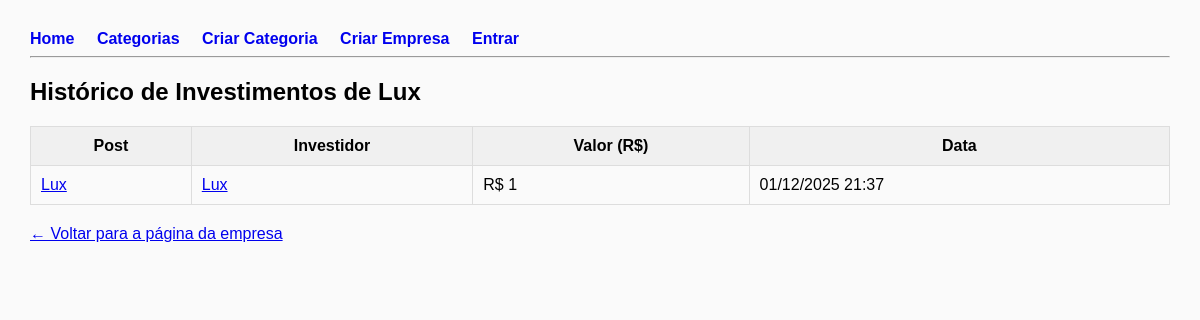
The app's page /company/1/history, older data.
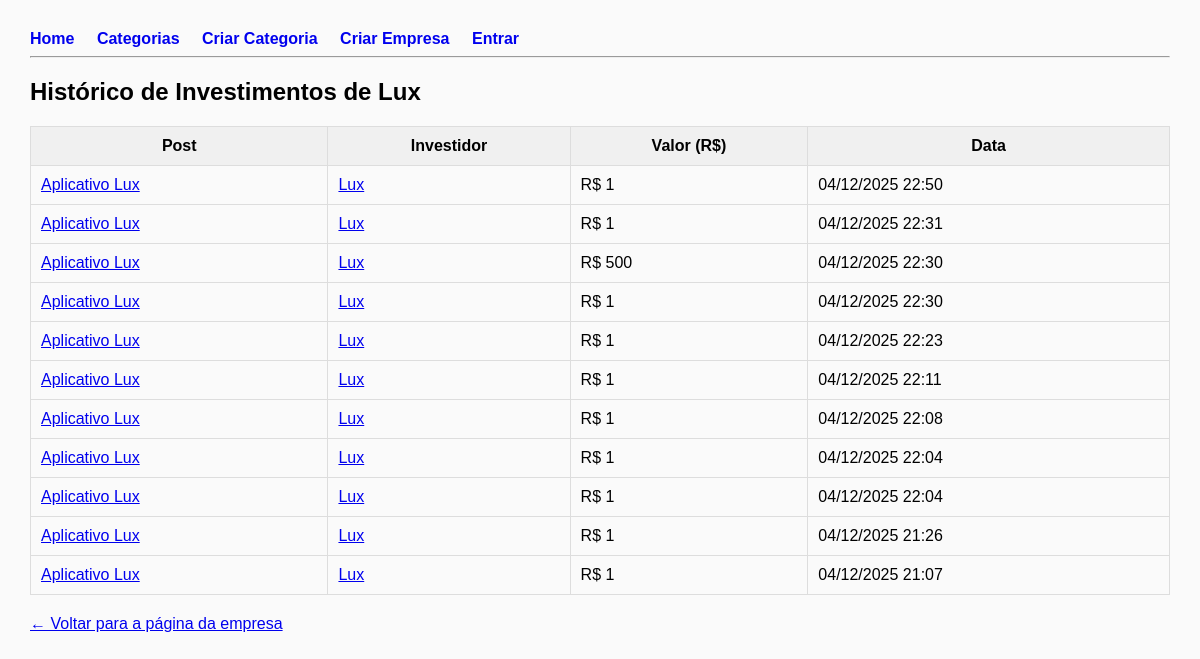
The same page, newer data.
### app.py (models this page shows)
class Company(db.Model):
    id = db.Column(db.Integer, primary_key=True)
    name = db.Column(db.String(140), nullable=False, unique=True)
    bio = db.Column(db.Text)
    website = db.Column(db.String(250))
    password = db.Column(db.String(200), nullable=False)
    created_at = db.Column(db.DateTime, default=datetime.utcnow)
    category_id = db.Column(db.Integer, db.ForeignKey("category.id"), nullable=True)
    comments = db.relationship("Comment", backref="author", lazy=True)
    investments_made = db.relationship("InvestmentHistory", backref="investor", lazy=True, foreign_keys='InvestmentHistory.company_id')
    messages_sent = db.relationship("Message", backref="sender", lazy=True, foreign_keys='Message.sender_id')
    messages_received = db.relationship("Message", backref="receiver", lazy=True, foreign_keys='Message.receiver_id')

class InvestmentHistory(db.Model):
    id = db.Column(db.Integer, primary_key=True)
    company_id = db.Column(db.Integer, db.ForeignKey("company.id"), nullable=False)
    post_id = db.Column(db.Integer, db.ForeignKey("post.id"), nullable=False)
    amount = db.Column(db.Integer, nullable=False)
    created_at = db.Column(db.DateTime, default=datetime.utcnow)

class Post(db.Model):
    id = db.Column(db.Integer, primary_key=True)
    title = db.Column(db.String(200), nullable=False)
    content = db.Column(db.Text)
    created_at = db.Column(db.DateTime, default=datetime.utcnow)
    likes = db.Column(db.Integer, default=0)
    investment = db.Column(db.Integer, default=0)
    score = db.Column(db.Float, default=0)
    company_id = db.Column(db.Integer, db.ForeignKey("company.id"), nullable=False)
    category_id = db.Column(db.Integer, db.ForeignKey("category.id", ondelete="CASCADE"), nullable=False)
    comments = db.relationship("Comment", backref="post", lazy=True, cascade="all, delete-orphan")
    investment_history = db.relationship("InvestmentHistory", backref="post", lazy=True, cascade="all, delete-orphan")
    company = db.relationship("Company", backref="posts")
    category = db.relationship("Category", backref="posts")

### app.py (the view)
@app.route("/company/<int:company_id>/history")
def company_history(company_id):
    company = Company.query.get_or_404(company_id)
    investments_received = (
        db.session.query(InvestmentHistory)
        .join(Post, InvestmentHistory.post_id == Post.id)
        .filter(Post.company_id == company.id)
        .order_by(InvestmentHistory.created_at.desc())
        .all()
    )
    return render_template("company_history.html", company=company, investments=investments_received)

### templates/company_history.html
{% extends "base.html" %}
{% block content %}
<h2>Histórico de Investimentos de {{ company.name }}</h2>
{% if investments %}
  <table style="width:100%; border-collapse: collapse; margin-top: 20px;">
    <thead>
      <tr style="background: #f0f0f0;">
        <th style="padding: 10px; border: 1px solid #ddd;">Post</th>
        <th style="padding: 10px; border: 1px solid #ddd;">Investidor</th>
        <th style="padding: 10px; border: 1px solid #ddd;">Valor (R$)</th>
        <th style="padding: 10px; border: 1px solid #ddd;">Data</th>
      </tr>
    </thead>
    <tbody>
      {% for inv in investments %}
        <tr>
          <td style="padding: 10px; border: 1px solid #ddd;">
            <a href="{{ url_for('post_view', post_id=inv.post.id) }}">
              {{ inv.post.title }}
            </a>
          </td>
          <td style="padding: 10px; border: 1px solid #ddd;">
            <a href="{{ url_for('company_detail', company_id=inv.investor.id) }}">
              {{ inv.investor.name }}
            </a>
          </td>
          <td style="padding: 10px; border: 1px solid #ddd;">
            R$ {{ inv.amount }}
          </td>
          <td style="padding: 10px; border: 1px solid #ddd;">
            {{ inv.created_at.strftime("%d/%m/%Y %H:%M") }}
          </td>
        </tr>
      {% endfor %}
    </tbody>
  </table>
{% else %}
  <p>Essa empresa ainda não recebeu investimentos.</p>
{% endif %}
<a href="{{ url_for('company_detail', company_id=company.id) }}" style="display:inline-block; margin-top:20px;">
    ← Voltar para a página da empresa
</a>
{% endblock %}

### templates/base.html (shortened to what this page needs)
<!DOCTYPE html>
<html lang="pt-br">
<head>
</head>
<body>
  <nav>
    <a href="/">Home</a>
    <a href="/categories">Categorias</a>
    <a href="{{ url_for('new_category') }}">Criar Categoria</a>
    <a href="/companies/create">Criar Empresa</a>
    {% if session.get("company_id") %}
      <a href="/my_account">Minha Conta</a>
      <a href="/messages">Mensagens</a>
      <a href="/logout">Sair</a>
      {% if categories %}
        <div class="new-post-menu">
          <span>Novo Post:</span>
          {% for cat in categories %}
            <a href="{{ url_for('new_post', category_id=cat.id) }}">{{ cat.name }}</a>
          {% endfor %}
        </div>
      {% endif %}
    {% else %}
      <a href="/login">Entrar</a>
    {% endif %}
  </nav>
  <hr>
  {% block content %}{% endblock %}
</body>
</html>

### templates/base.html (style rules this page uses)
body { font-family: Arial, sans-serif; margin: 30px; background:#fafafa }
nav a { margin-right:18px; text-decoration:none; font-weight:bold }

Row changes from the older to the newer data that the page shows:
removed InvestmentHistory: post "Lux", investor.name "Lux", amount "1", created_at "01/12/2025 21:37"
added InvestmentHistory: post "Aplicativo Lux", investor.name "Lux", amount "1", created_at "04/12/2025 22:50"
added InvestmentHistory: post "Aplicativo Lux", investor.name "Lux", amount "1", created_at "04/12/2025 22:31"
added InvestmentHistory: post "Aplicativo Lux", investor.name "Lux", amount "500", created_at "04/12/2025 22:30"
added InvestmentHistory: post "Aplicativo Lux", investor.name "Lux", amount "1", created_at "04/12/2025 22:30"
added InvestmentHistory: post "Aplicativo Lux", investor.name "Lux", amount "1", created_at "04/12/2025 22:23"
added InvestmentHistory: post "Aplicativo Lux", investor.name "Lux", amount "1", created_at "04/12/2025 22:11"
added InvestmentHistory: post "Aplicativo Lux", investor.name "Lux", amount "1", created_at "04/12/2025 22:08"
added InvestmentHistory: post "Aplicativo Lux", investor.name "Lux", amount "1", created_at "04/12/2025 22:04"
added InvestmentHistory: post "Aplicativo Lux", investor.name "Lux", amount "1", created_at "04/12/2025 22:04"
added InvestmentHistory: post "Aplicativo Lux", investor.name "Lux", amount "1", created_at "04/12/2025 21:26"
added InvestmentHistory: post "Aplicativo Lux", investor.name "Lux", amount "1", created_at "04/12/2025 21:07"
